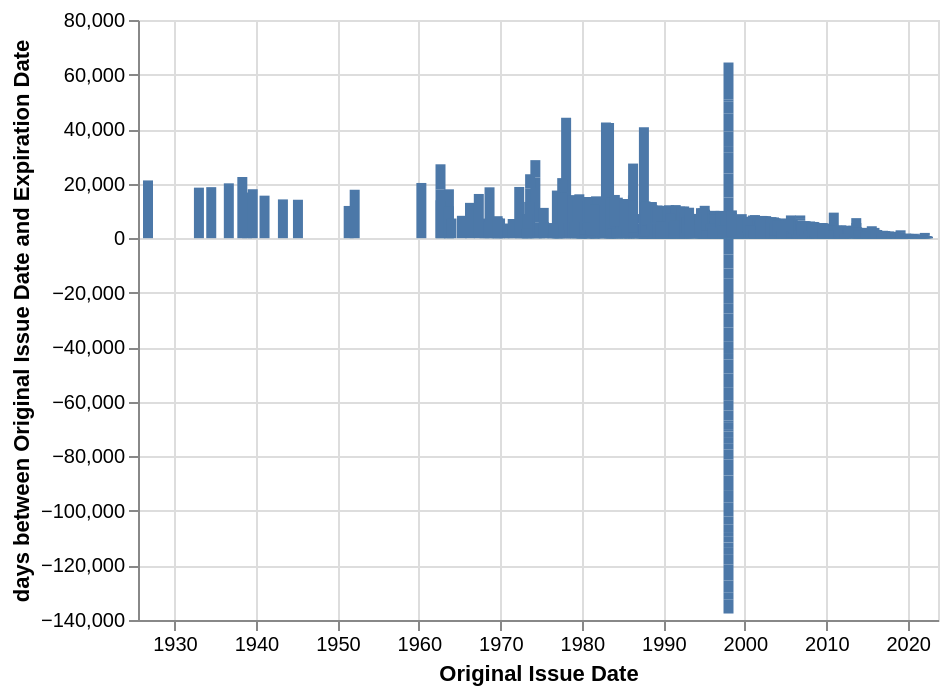

Notebook code for this chart:
### Code cell
# chart1 = alt.Chart.from_dict({
#     "name": "license",
#   "mark":"bar",
#   "encoding":{
#     "x":{"field":"Original Issue Date", "type":"temporal","title":"Original Issue Date"},
#     "y":{"field":"days between Original Issue Date and Expiration Date","type":"quantitative","axis":{"title":"days between Original Issue Date and Expiration Date"}}
#   } #// end encoding
# }
# )
alt.Chart(license).mark_bar().encode(
    x='Original Issue Date:T',
    y='days between Original Issue Date and Expiration Date:Q',
)

### Figure 1 — Vega-Lite specification as saved in the notebook (floating-point values rounded to 4 significant figures; data arrays with more than 128 entries replaced by an {"elided": "..."} marker saying what was removed)
{"config": {"view": {"continuousWidth": 400, "continuousHeight": 300}}, "data": {"name": "data-7f8793515ce78c0abea203b90a818909"}, "mark": "bar", "encoding": {"x": {"field": "Original Issue Date", "type": "temporal"}, "y": {"field": "days between Original Issue Date and Expiration Date", "type": "quantitative"}}, "$schema": "https://vega.github.io/schema/vega-lite/v4.17.0.json", "datasets": {"data-7f8793515ce78c0abea203b90a818909": {"elided": "1000 records"}}}
